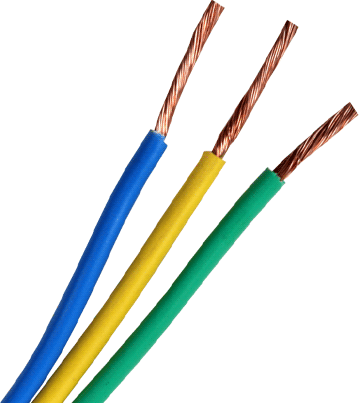
#> input picture src/wires.png, 359 x 403 px
$ python Test.py
#> lines starting #> are read from the running program, lines starting #| are printed output that depends on the picture; after the words box and inside, x2 and y2 are one past the last pixel; in counts of white or black regions, pixels touching at a corner belong together
# Import libraries
import cv2
import numpy as np
import matplotlib.pyplot as plt

image = cv2.imread('wires.png')
#> image is the input picture: shape (403, 359, 3); mean B, G, R 225.8, 230.7, 225
gray = cv2.cvtColor(image, cv2.COLOR_BGR2GRAY)
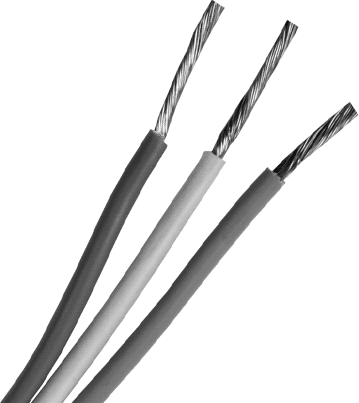
#> gray: shape (403, 359); min 17, max 255, mean 228.5
window_name = 'image'
blur = cv2.GaussianBlur(gray, (11, 11), 0)
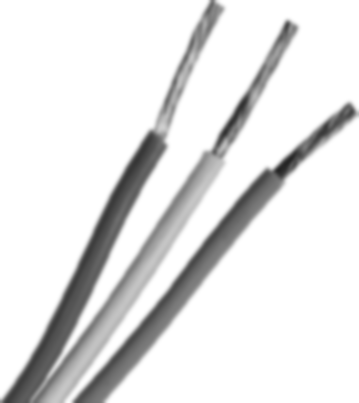
#> blur: shape (403, 359); min 36, max 255, mean 228.4
canny = cv2.Canny(blur, 30, 150, 3)
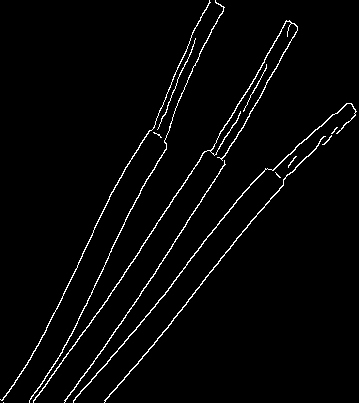
#> canny: shape (403, 359); 2.6% white in thin lines or dots
dilated = cv2.dilate(canny, (1, 1), iterations=0)
(cnt, hierarchy) = cv2.findContours(
	dilated.copy(), cv2.RETR_EXTERNAL, cv2.CHAIN_APPROX_NONE)
#> cnt = 14 contours, 7 with area under 20; largest, box (x1, y1, x2, y2) and area: (33, 20, 298, 403) 332, (73, 103, 357, 403) 268, (104, 136, 326, 403) 208, (0, 0, 211, 401) 174, (29, 0, 225, 403) 168, (64, 160, 226, 403) 149, (157, 38, 196, 130) 21
rgb = cv2.cvtColor(image, cv2.COLOR_BGR2RGB)
test = cv2.drawContours(rgb, cnt, -1, (0, 255, 0), 2)
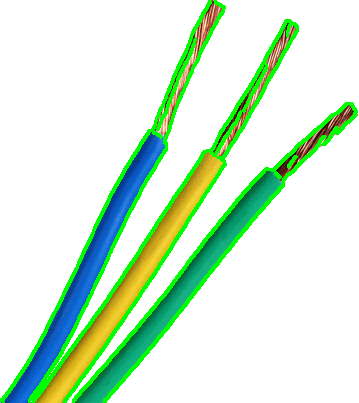
#> test: shape (403, 359, 3); mean R, G, B 210.7, 237.2, 212.3
cv2.imshow(window_name, test)
cv2.waitKey(0)
print("wires in the image : ", len(cnt))
#| wires in the image :  14
